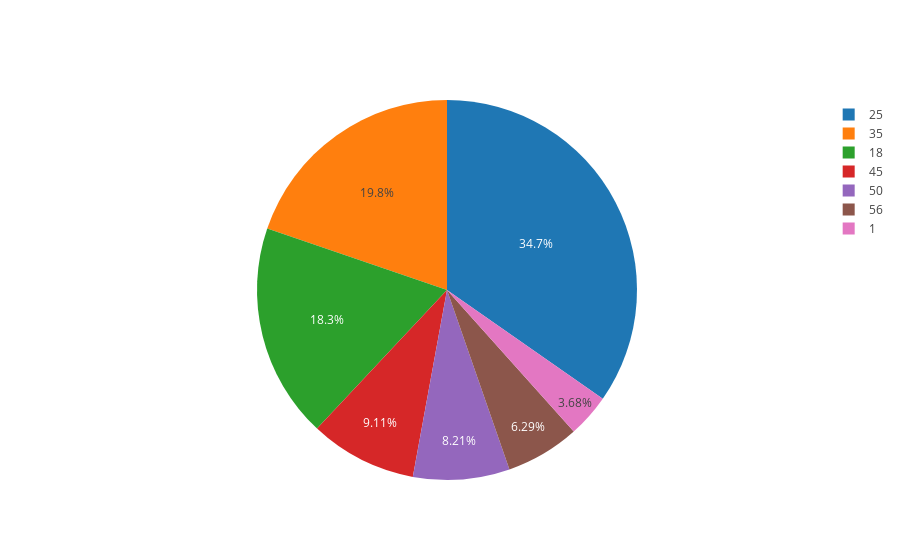

Source (notebook cell):
### Code cell
labels = users1MDistribution['Age']
values = users1MDistribution['counts']

trace = go.Pie(labels=labels, values=values)

pyo.offline.iplot([trace], filename='basic_pie_chart')

### Figure 1 — Plotly figure (JSON) as saved in the notebook; plotly's stock layout.template omitted (floating-point values rounded to 4 significant figures)
{"data": [{"labels": [1, 18, 25, 35, 45, 50, 56], "type": "pie", "values": [222, 1103, 2096, 1193, 550, 496, 380]}], "layout": {}}
